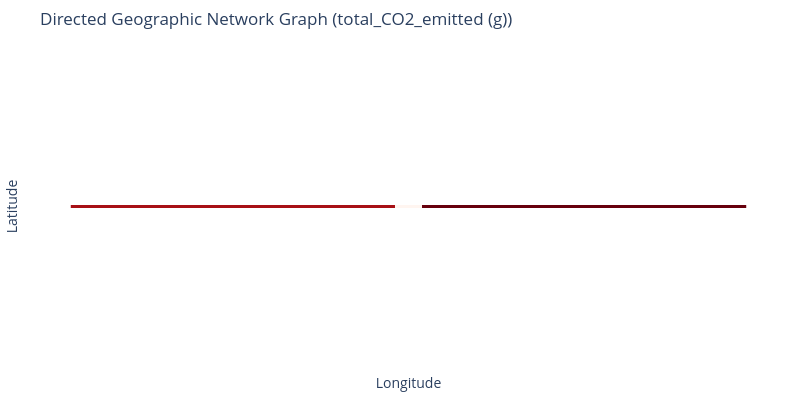

This figure's notebook cell:
### Code cell
fig = plot_gdf_eventtable(gdf_eventtable_energy_fuel, attr='total_CO2_emitted (g)')
fig.show()

### Figure 1 — Plotly figure (JSON) as saved in the notebook; plotly's stock layout.template omitted (floating-point values rounded to 4 significant figures)
{"data": [{"hovertext": "total_CO2_emitted (g): 262408.4143420606", "line": {"color": "rgb(103, 0, 13)", "width": 3}, "mode": "lines", "type": "scatter", "x": [0.001797, 0.04492], "y": [0, 0]}, {"hovertext": "total_CO2_emitted (g): 20984.33631614183", "line": {"color": "rgb(255, 245, 240)", "width": 3}, "mode": "lines", "type": "scatter", "x": [-0.001797, 0.001797], "y": [0, 0]}, {"hovertext": "total_CO2_emitted (g): 230385.0609773456", "line": {"color": "rgb(167, 16, 21)", "width": 3}, "mode": "lines", "type": "scatter", "x": [-0.04492, -0.001797], "y": [0, 0]}], "layout": {"height": 400, "margin": {"b": 20, "l": 20, "r": 20, "t": 50}, "plot_bgcolor": "white", "showlegend": false, "title": {"text": "Directed Geographic Network Graph (total_CO2_emitted (g))"}, "width": 800, "xaxis": {"range": [-0.04941, 0.04941], "showgrid": false, "showticklabels": false, "title": {"text": "Longitude"}, "zeroline": false}, "yaxis": {"range": [-1, 1], "showgrid": false, "showticklabels": false, "title": {"text": "Latitude"}, "zeroline": false}}}
